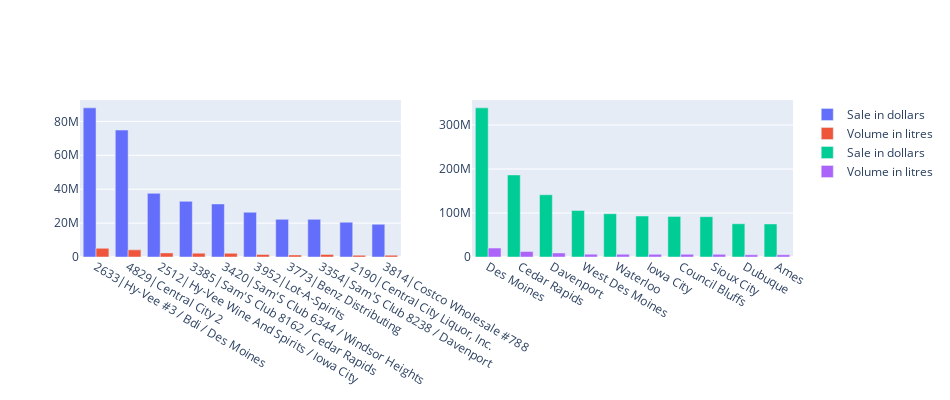

Write notebook code for a chart like this one.
### Markdown cell above
<ul><li><em>Store and City</em></li></ul>

### Code cell
fig = make_subplots(rows=1, cols=2)
fig = plot_bar(fig, df_aggregate, 'store', 1, 1)
fig = plot_bar(fig, df_aggregate, 'city', 1, 2)
fig.update_layout(autosize=False, width=950, height=400)
fig.show()

### Figure 1 — Plotly figure (JSON) as saved in the notebook; plotly's stock layout.template omitted (floating-point values rounded to 4 significant figures)
{"data": [{"name": "Sale in dollars", "type": "bar", "x": ["2633|Hy-Vee #3 / Bdi / Des Moines", "4829|Central City 2", "2512|Hy-Vee Wine And Spirits / Iowa City", "3385|Sam'S Club 8162 / Cedar Rapids", "3420|Sam'S Club 6344 / Windsor Heights", "3952|Lot-A-Spirits", "3773|Benz Distributing", "3354|Sam'S Club 8238 / Davenport", "2190|Central City Liquor, Inc.", "3814|Costco Wholesale #788"], "xaxis": "x", "y": [87990000.0, 74900000.0, 37560000.0, 32830000.0, 31300000.0, 26410000.0, 22220000.0, 22210000.0, 20530000.0, 19300000.0], "yaxis": "y"}, {"name": "Volume in litres", "type": "bar", "x": ["2633|Hy-Vee #3 / Bdi / Des Moines", "4829|Central City 2", "2512|Hy-Vee Wine And Spirits / Iowa City", "3385|Sam'S Club 8162 / Cedar Rapids", "3420|Sam'S Club 6344 / Windsor Heights", "3952|Lot-A-Spirits", "3773|Benz Distributing", "3354|Sam'S Club 8238 / Davenport", "2190|Central City Liquor, Inc.", "3814|Costco Wholesale #788"], "xaxis": "x", "y": [5139000.0, 4208000.0, 2428000.0, 2265000.0, 2175000.0, 1486000.0, 1218000.0, 1521000.0, 1036000.0, 1071000.0], "yaxis": "y"}, {"name": "Sale in dollars", "type": "bar", "x": ["Des Moines", "Cedar Rapids", "Davenport", "West Des Moines", "Waterloo", "Iowa City", "Council Bluffs", "Sioux City", "Dubuque", "Ames"], "xaxis": "x2", "y": [338900000.0, 186500000.0, 141400000.0, 105800000.0, 98250000.0, 93110000.0, 92280000.0, 91570000.0, 75580000.0, 75040000.0], "yaxis": "y2"}, {"name": "Volume in litres", "type": "bar", "x": ["Des Moines", "Cedar Rapids", "Davenport", "West Des Moines", "Waterloo", "Iowa City", "Council Bluffs", "Sioux City", "Dubuque", "Ames"], "xaxis": "x2", "y": [20300000.0, 12460000.0, 9160000.0, 6463000.0, 6246000.0, 5976000.0, 6032000.0, 5970000.0, 5094000.0, 5087000.0], "yaxis": "y2"}], "layout": {"autosize": false, "height": 400, "width": 950, "xaxis": {"anchor": "y", "domain": [0, 0.45]}, "xaxis2": {"anchor": "y2", "domain": [0.55, 1]}, "yaxis": {"anchor": "x", "domain": [0, 1]}, "yaxis2": {"anchor": "x2", "domain": [0, 1]}}}
